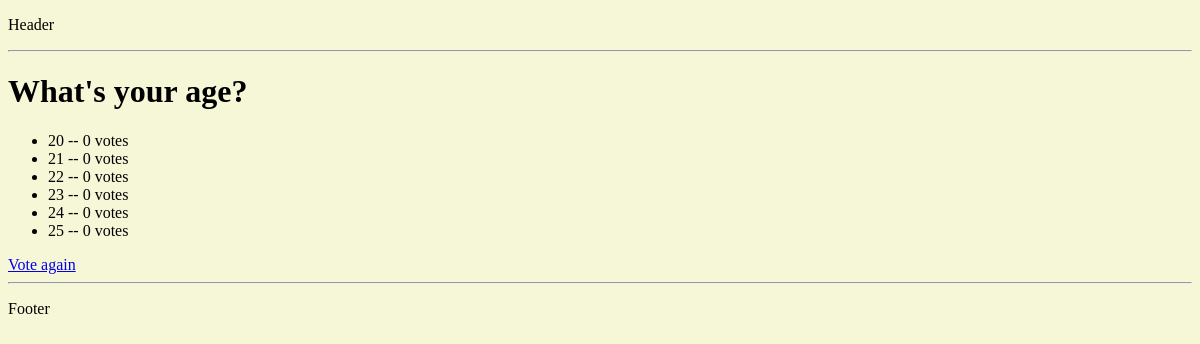
/polls/2/results, run on an earlier commit of the app's database.
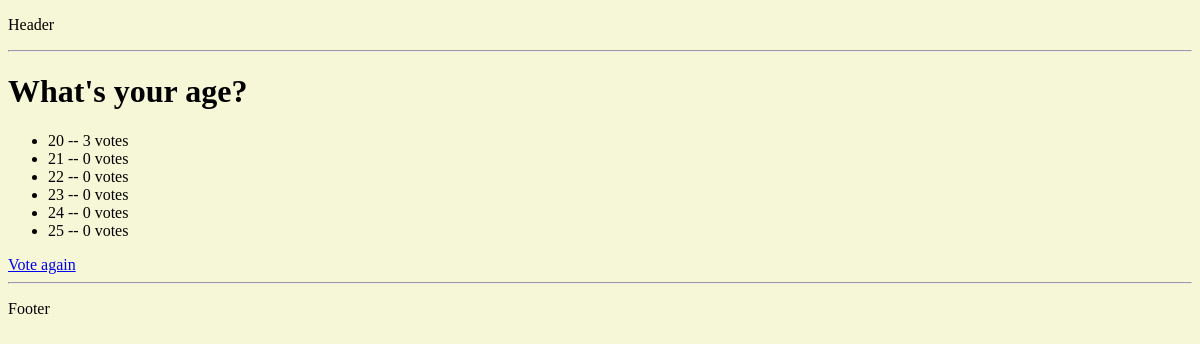
And on a later commit of the database.
### polls/models.py (models this page shows, shortened)
class Question(models.Model):
    question_text = models.CharField(max_length=200)
    pub_date = models.DateTimeField('date published')

class Choice(models.Model):
    choice_text = models.CharField(max_length=200)
    votes = models.IntegerField(default=0)
    question = models.ForeignKey(Question, on_delete=models.CASCADE)

### polls/views.py (the view)
# urls.py: path('<int:question_id>/results', views.results, name='results'),
def results(request, question_id):
    question = get_object_or_404(Question, pk=question_id)
    return render(request, 'polls/results.html', {'question': question})

### polls/templates/polls/results.html
{% extends 'polls/base.html' %}
{% block main_content %}
<h1> {{question.question_text}} </h1>
<ul>
  {% for choice in question.choice_set.all %}
    <li> {{choice.choice_text}} -- {{choice.votes}} vote{{choice.votes|pluralize}}</li>
  {% endfor %}
</ul>
<a href="{% url 'polls:detail' question.id %}"> Vote again </a>
{% endblock %}

### polls/templates/polls/base.html (shortened to what this page needs)
{% load static %}
<!DOCTYPE html>
<html lang="en">
<head>
  <link rel="stylesheet" type="text/css" href="{% static 'polls/style.css' %}" />
</head>
<body>
{% include 'polls/header.html' %}
  {% block main_content %}
  {% endblock %}
{% include 'polls/footer.html' %}
</body>
</html>

### polls/templates/polls/header.html
<p>Header</p>
<hr>

### polls/templates/polls/footer.html
<hr>
<p>Footer</p>

### polls/static/polls/style.css (style rules this page uses)
body { background-color: #f6f7d7; }

What changed in the data, as far as the page shows it:
changed Choice (number 1 of 6 on the later page): votes "0" → "3"
